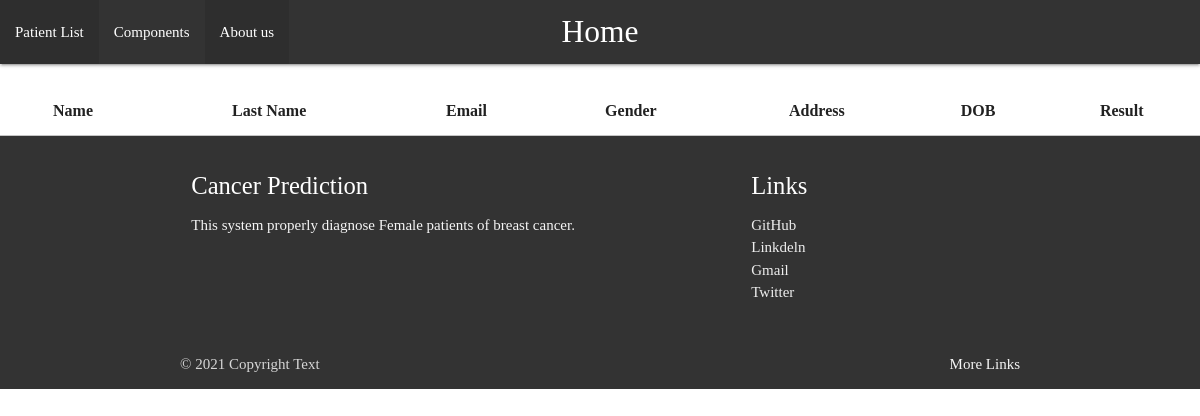
/patient-list/, run on an earlier commit of the app's database.
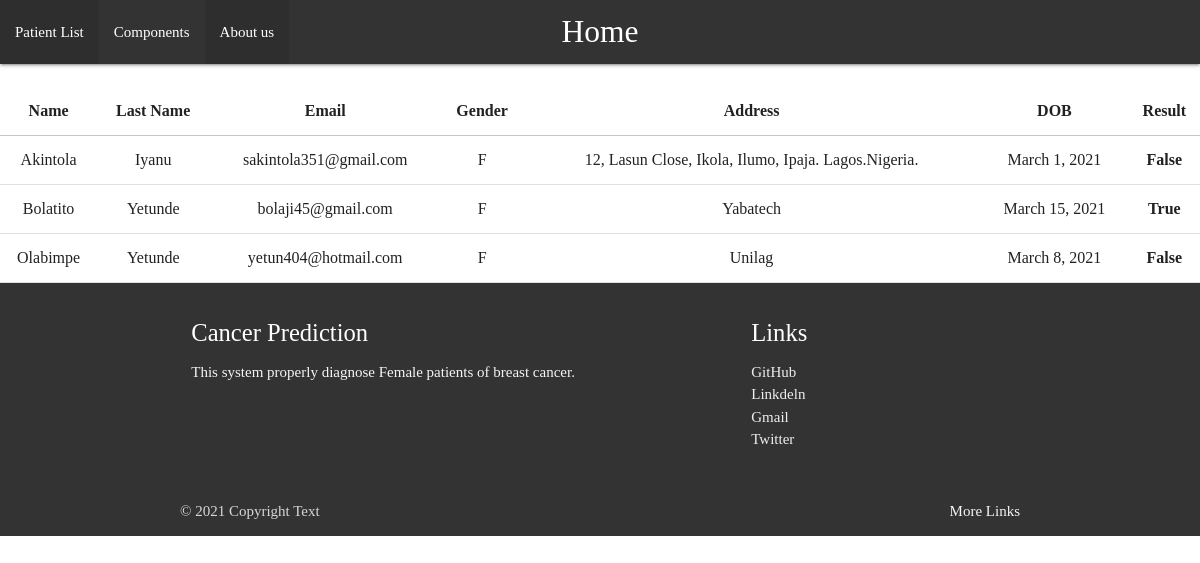
And on a later commit of the database.
### prediction/models.py (models this page shows)
class Patient(models.Model):
    first_name = models.CharField(max_length=20)
    last_name = models.CharField(max_length=20)
    mail = models.CharField(max_length=30)
    address = models.CharField(max_length=100)
    gender = models.CharField(max_length=1, choices=GENDER)
    dob = models.DateField(default="1997-07-04")
    image_file = models.ImageField(
        upload_to='media/', null=True, verbose_name="")
    note = models.CharField(max_length=100)
    prediction_result = models.BooleanField(default=False)

### prediction/views.py (the view)
# urls.py: path('patient-list/', views.patient_list, name='patient-list')
def patient_list(request, template_name='patient/patient-list.html'):
    patient = Patient.objects.all()
    pat = Patient()
    paginator = Paginator(patient, 5)
    result = pat.prediction_result
    page_number = request.GET.get('page')
    page_obj = paginator.get_page(page_number)
    return render(request, template_name, {'object_list': patient, 'page_obj': page_obj, 'test': result})

### prediction/templates/patient/patient-list.html (shortened to what this page needs)
{% load static %}
<link rel="stylesheet" href="https://cdnjs.cloudflare.com/ajax/libs/materialize/1.0.0/css/materialize.min.css">
<nav style="font-family: ubuntu;">
  <div class="nav-wrapper" style="background-color: #333;">
    <a href="#!" class="brand-logo center">Home</a>
    <ul class="left hide-on-med-and-down">
      <li><a href="sass.html">Patient List</a></li>
      <li><a href="badges.html">Components</a></li>
      <li class="active"><a href="collapsible.html">About us</a></li>
    </ul>
  </div>
</nav>
        <table class="centered" id="datatable" style="font-family: ubuntu;">
          <thead>
            <tr>
              <th>Name</th>
              <th>Last Name</th>
              <th>Email</th>
              <th>Gender</th>
              <th>Address</th>
              <th>DOB</th>
              <th>Result</th>
            </tr>
          </thead>
          <tbody>
            <tr>
                {% for patient in page_obj %}
                <tr>
                    <td>{{patient.first_name}}</td>
                    <td>{{patient.last_name}}</td>
                    <td>{{patient.mail}}</td>
                    <td>{{patient.gender}}</td>
                    <td>{{patient.address}}</td>
                    <td>{{patient.dob}}</td>
                    <td><b>{{patient.prediction_result}}</b></td>
                </tr>
             {% endfor %}
            </tr>
          </tbody>
        </table>
        <footer class="page-footer" style="background-color: #333; font-family:ubuntu;">
          <div class="container">
            <div class="row">
              <div class="col l6 s12">
                <h5 class="white-text">Cancer Prediction</h5>
                <p class="grey-text text-lighten-4">This system properly diagnose Female patients of breast cancer.</p>
              </div>
              <div class="col l4 offset-l2 s12">
                <h5 class="white-text">Links</h5>
                <ul>
                  <li><a class="grey-text text-lighten-3" href="#!">GitHub</a></li>
                  <li><a class="grey-text text-lighten-3" href="#!">Linkdeln</a></li>
                  <li><a class="grey-text text-lighten-3" href="#!">Gmail</a></li>
                  <li><a class="grey-text text-lighten-3" href="#!">Twitter</a></li>
                </ul>
              </div>
            </div>
          </div>
          <div class="footer-copyright">
            <div class="container">
            © 2021 Copyright Text
            <a class="grey-text text-lighten-4 right" href="#!">More Links</a>
            </div>
          </div>
      </footer>

What changed in the data, as far as the page shows it:
added Patient: first_name "Akintola", last_name "Iyanu", mail "sakintola351@gmail.com", gender "F", address "12, Lasun Close, Ikola, Ilumo, Ipaja. Lagos.Nigeria.", dob "March 1, 2021", prediction_result "False"
added Patient: first_name "Bolatito", last_name "Yetunde", mail "bolaji45@gmail.com", gender "F", address "Yabatech", dob "March 15, 2021", prediction_result "True"
added Patient: first_name "Olabimpe", last_name "Yetunde", mail "yetun404@hotmail.com", gender "F", address "Unilag", dob "March 8, 2021", prediction_result "False"
